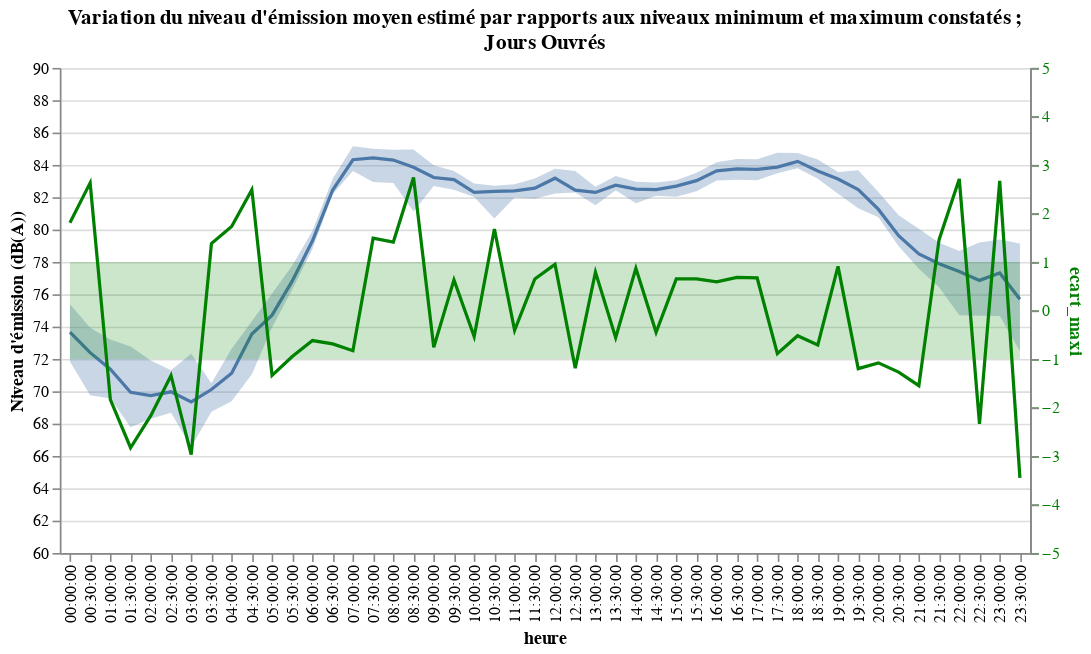

Notebook code for this chart:
### Code cell
largeur=600
((alt.Chart(
    CompEmissionsMoy.loc[CompEmissionsMoy.type_jour == 'ouvre'], width=largeur).mark_area(opacity=0.3).encode(
    x=alt.X('temp', title='heure', axis=alt.Axis(labelOverlap=True)),
    y=alt.Y('lwm_min', scale=alt.Scale(domain=(60,90)), axis=alt.Axis(tickCount=12), title="Niveau d'émission (dB(A))"),  # 
    y2='lwm_max') + alt.Chart(
CompEmissionsMoy.loc[CompEmissionsMoy.type_jour == 'ouvre']).mark_line().encode(
    x='temp',
    y=alt.Y('lwm_moy', scale=alt.Scale(domain=(60,90)), axis=alt.Axis(tickCount=0, labels=False), title=None))).resolve_scale(y='shared') + 
alt.Chart(
CompEmissionsMoy.loc[CompEmissionsMoy.type_jour == 'ouvre']).mark_line(color='green').encode(
    x='temp',
    y=alt.Y('ecart_maxi', scale=alt.Scale(domain=(-5,5)), axis=alt.Axis(labelColor='green', titleColor='green', tickColor='green'))) + 
 alt.Chart(CompEmissionsMoy.loc[CompEmissionsMoy.type_jour == 'ouvre'].assign(y1=1, y2=-1)).mark_area(opacity=0.2, color='green').encode(
 x='temp',
 y=alt.Y('y1:Q', scale=alt.Scale(domain=(-5,5)), axis=alt.Axis(labels=False, title=None)),
 y2='y2:Q')).resolve_scale(
    y='independent').properties(title=["Variation du niveau d'émission moyen estimé par rapports aux niveaux minimum et maximum constatés ;", 'Jours Ouvrés'])

### Figure 1 — Vega-Lite specification as saved in the notebook (floating-point values rounded to 4 significant figures)
{"config": {"view": {"continuousWidth": 400, "continuousHeight": 300}}, "layer": [{"data": {"name": "data-75e76c01ce8b5de87b32bd58e0f171b7"}, "mark": {"type": "area", "opacity": 0.3}, "encoding": {"x": {"axis": {"labelOverlap": true}, "field": "temp", "title": "heure", "type": "nominal"}, "y": {"axis": {"tickCount": 12}, "field": "lwm_min", "scale": {"domain": [60, 90]}, "title": "Niveau d'émission (dB(A))", "type": "quantitative"}, "y2": {"field": "lwm_max"}}, "width": 600}, {"data": {"name": "data-75e76c01ce8b5de87b32bd58e0f171b7"}, "mark": "line", "encoding": {"x": {"field": "temp", "type": "nominal"}, "y": {"axis": {"labels": false, "tickCount": 0}, "field": "lwm_moy", "scale": {"domain": [60, 90]}, "title": null, "type": "quantitative"}}}, {"data": {"name": "data-75e76c01ce8b5de87b32bd58e0f171b7"}, "mark": {"type": "line", "color": "green"}, "encoding": {"x": {"field": "temp", "type": "nominal"}, "y": {"axis": {"labelColor": "green", "tickColor": "green", "titleColor": "green"}, "field": "ecart_maxi", "scale": {"domain": [-5, 5]}, "type": "quantitative"}}}, {"data": {"name": "data-4c7245e7f30a3c4326a06b8d6eed00a1"}, "mark": {"type": "area", "color": "green", "opacity": 0.2}, "encoding": {"x": {"field": "temp", "type": "nominal"}, "y": {"axis": {"labels": false, "title": null}, "field": "y1", "scale": {"domain": [-5, 5]}, "type": "quantitative"}, "y2": {"field": "y2"}}}], "resolve": {"scale": {"y": "independent"}}, "title": ["Variation du niveau d'émission moyen estimé par rapports aux niveaux minimum et maximum constatés ;", "Jours Ouvrés"], "$schema": "https://vega.github.io/schema/vega-lite/v4.17.0.json", "datasets": {"data-75e76c01ce8b5de87b32bd58e0f171b7": [{"temp": "00:00:00", "type_jour": "ouvre", "nb_veh_pl_moy": 3.0, "nb_veh_vl_moy": 110.0, "vitesse_pl_moy": 56.48, "vitesse_vl_moy": 61.64, "lwm_moy": 73.66, "lwm_min": 71.85, "lwm_max": 75.38, "ecart_maxi": 1.81}, {"temp": "00:30:00", "type_jour": "ouvre", "nb_veh_pl_moy": 2.0, "nb_veh_vl_moy": 81.0, "vitesse_pl_moy": 54.88, "vitesse_vl_moy": 62.98, "lwm_moy": 72.39, "lwm_min": 69.76, "lwm_max": 73.93, "ecart_maxi": 2.63}, {"temp": "01:00:00", "type_jour": "ouvre", "nb_veh_pl_moy": 2.5, "nb_veh_vl_moy": 61.0, "vitesse_pl_moy": 52.26, "vitesse_vl_moy": 62.14, "lwm_moy": 71.37, "lwm_min": 69.56, "lwm_max": 73.21, "ecart_maxi": -1.84}, {"temp": "01:30:00", "type_jour": "ouvre", "nb_veh_pl_moy": 2.0, "nb_veh_vl_moy": 43.0, "vitesse_pl_moy": 49.72, "vitesse_vl_moy": 62.61, "lwm_moy": 69.94, "lwm_min": 67.78, "lwm_max": 72.77, "ecart_maxi": -2.83}, {"temp": "02:00:00", "type_jour": "ouvre", "nb_veh_pl_moy": 1.0, "nb_veh_vl_moy": 41.0, "vitesse_pl_moy": 55.71, "vitesse_vl_moy": 65.66, "lwm_moy": 69.73, "lwm_min": 68.31, "lwm_max": 71.9, "ecart_maxi": -2.17}, {"temp": "02:30:00", "type_jour": "ouvre", "nb_veh_pl_moy": 3.0, "nb_veh_vl_moy": 34.0, "vitesse_pl_moy": 55.19, "vitesse_vl_moy": 63.59, "lwm_moy": 69.97, "lwm_min": 68.68, "lwm_max": 71.31, "ecart_maxi": -1.34}, {"temp": "03:00:00", "type_jour": "ouvre", "nb_veh_pl_moy": 3.0, "nb_veh_vl_moy": 32.0, "vitesse_pl_moy": 49.13, "vitesse_vl_moy": 61.6, "lwm_moy": 69.35, "lwm_min": 66.55, "lwm_max": 72.32, "ecart_maxi": -2.97}, {"temp": "03:30:00", "type_jour": "ouvre", "nb_veh_pl_moy": 3.5, "nb_veh_vl_moy": 40.0, "vitesse_pl_moy": 43.52, "vitesse_vl_moy": 62.94, "lwm_moy": 70.11, "lwm_min": 68.73, "lwm_max": 70.5, "ecart_maxi": 1.38}, {"temp": "04:00:00", "type_jour": "ouvre", "nb_veh_pl_moy": 3.0, "nb_veh_vl_moy": 53.0, "vitesse_pl_moy": 52.95, "vitesse_vl_moy": 62.37, "lwm_moy": 71.12, "lwm_min": 69.39, "lwm_max": 72.63, "ecart_maxi": 1.73}, {"temp": "04:30:00", "type_jour": "ouvre", "nb_veh_pl_moy": 6.5, "nb_veh_vl_moy": 84.0, "vitesse_pl_moy": 51.94, "vitesse_vl_moy": 63.28, "lwm_moy": 73.54, "lwm_min": 71.05, "lwm_max": 74.33, "ecart_maxi": 2.49}, {"temp": "05:00:00", "type_jour": "ouvre", "nb_veh_pl_moy": 9.0, "nb_veh_vl_moy": 109.0, "vitesse_pl_moy": 53.27, "vitesse_vl_moy": 62.03, "lwm_moy": 74.71, "lwm_min": 73.94, "lwm_max": 76.05, "ecart_maxi": -1.34}, {"temp": "05:30:00", "type_jour": "ouvre", "nb_veh_pl_moy": 12.5, "nb_veh_vl_moy": 193.0, "vitesse_pl_moy": 54.02, "vitesse_vl_moy": 61.29, "lwm_moy": 76.83, "lwm_min": 76.3, "lwm_max": 77.78, "ecart_maxi": -0.95}, {"temp": "06:00:00", "type_jour": "ouvre", "nb_veh_pl_moy": 27.5, "nb_veh_vl_moy": 323.0, "vitesse_pl_moy": 54.39, "vitesse_vl_moy": 59.44, "lwm_moy": 79.31, "lwm_min": 78.8, "lwm_max": 79.93, "ecart_maxi": -0.62}, {"temp": "06:30:00", "type_jour": "ouvre", "nb_veh_pl_moy": 59.5, "nb_veh_vl_moy": 640.0, "vitesse_pl_moy": 55.94, "vitesse_vl_moy": 58.71, "lwm_moy": 82.45, "lwm_min": 82.19, "lwm_max": 83.14, "ecart_maxi": -0.69}, {"temp": "07:00:00", "type_jour": "ouvre", "nb_veh_pl_moy": 114.0, "nb_veh_vl_moy": 924.0, "vitesse_pl_moy": 54.81, "vitesse_vl_moy": 55.97, "lwm_moy": 84.32, "lwm_min": 83.63, "lwm_max": 85.15, "ecart_maxi": -0.83}, {"temp": "07:30:00", "type_jour": "ouvre", "nb_veh_pl_moy": 129.0, "nb_veh_vl_moy": 1015.0, "vitesse_pl_moy": 51.45, "vitesse_vl_moy": 54.07, "lwm_moy": 84.43, "lwm_min": 82.94, "lwm_max": 85.0, "ecart_maxi": 1.49}, {"temp": "08:00:00", "type_jour": "ouvre", "nb_veh_pl_moy": 124.0, "nb_veh_vl_moy": 1028.0, "vitesse_pl_moy": 51.25, "vitesse_vl_moy": 53.22, "lwm_moy": 84.3, "lwm_min": 82.89, "lwm_max": 84.94, "ecart_maxi": 1.41}, {"temp": "08:30:00", "type_jour": "ouvre", "nb_veh_pl_moy": 128.0, "nb_veh_vl_moy": 983.0, "vitesse_pl_moy": 48.34, "vitesse_vl_moy": 50.5, "lwm_moy": 83.86, "lwm_min": 81.12, "lwm_max": 84.96, "ecart_maxi": 2.74}, {"temp": "09:00:00", "type_jour": "ouvre", "nb_veh_pl_moy": 92.0, "nb_veh_vl_moy": 833.0, "vitesse_pl_moy": 52.18, "vitesse_vl_moy": 52.71, "lwm_moy": 83.22, "lwm_min": 82.7, "lwm_max": 83.98, "ecart_maxi": -0.76}, {"temp": "09:30:00", "type_jour": "ouvre", "nb_veh_pl_moy": 86.0, "nb_veh_vl_moy": 758.0, "vitesse_pl_moy": 53.56, "vitesse_vl_moy": 54.43, "lwm_moy": 83.09, "lwm_min": 82.46, "lwm_max": 83.62, "ecart_maxi": 0.63}, {"temp": "10:00:00", "type_jour": "ouvre", "nb_veh_pl_moy": 66.0, "nb_veh_vl_moy": 703.0, "vitesse_pl_moy": 52.37, "vitesse_vl_moy": 54.27, "lwm_moy": 82.31, "lwm_min": 82.02, "lwm_max": 82.85, "ecart_maxi": -0.54}, {"temp": "10:30:00", "type_jour": "ouvre", "nb_veh_pl_moy": 68.0, "nb_veh_vl_moy": 683.5, "vitesse_pl_moy": 53.27, "vitesse_vl_moy": 54.42, "lwm_moy": 82.36, "lwm_min": 80.68, "lwm_max": 82.72, "ecart_maxi": 1.68}, {"temp": "11:00:00", "type_jour": "ouvre", "nb_veh_pl_moy": 64.0, "nb_veh_vl_moy": 716.0, "vitesse_pl_moy": 53.37, "vitesse_vl_moy": 54.7, "lwm_moy": 82.39, "lwm_min": 81.98, "lwm_max": 82.8, "ecart_maxi": -0.41}, {"temp": "11:30:00", "type_jour": "ouvre", "nb_veh_pl_moy": 64.5, "nb_veh_vl_moy": 752.5, "vitesse_pl_moy": 53.78, "vitesse_vl_moy": 54.74, "lwm_moy": 82.56, "lwm_min": 81.91, "lwm_max": 83.16, "ecart_maxi": 0.65}, {"temp": "12:00:00", "type_jour": "ouvre", "nb_veh_pl_moy": 71.0, "nb_veh_vl_moy": 870.0, "vitesse_pl_moy": 54.31, "vitesse_vl_moy": 55.22, "lwm_moy": 83.18, "lwm_min": 82.23, "lwm_max": 83.76, "ecart_maxi": 0.95}, {"temp": "12:30:00", "type_jour": "ouvre", "nb_veh_pl_moy": 53.0, "nb_veh_vl_moy": 739.0, "vitesse_pl_moy": 55.79, "vitesse_vl_moy": 56.44, "lwm_moy": 82.44, "lwm_min": 82.29, "lwm_max": 83.63, "ecart_maxi": -1.19}, {"temp": "13:00:00", "type_jour": "ouvre", "nb_veh_pl_moy": 52.0, "nb_veh_vl_moy": 732.0, "vitesse_pl_moy": 54.21, "vitesse_vl_moy": 56.29, "lwm_moy": 82.3, "lwm_min": 81.51, "lwm_max": 82.65, "ecart_maxi": 0.79}, {"temp": "13:30:00", "type_jour": "ouvre", "nb_veh_pl_moy": 62.0, "nb_veh_vl_moy": 824.0, "vitesse_pl_moy": 53.93, "vitesse_vl_moy": 54.74, "lwm_moy": 82.75, "lwm_min": 82.44, "lwm_max": 83.31, "ecart_maxi": -0.56}, {"temp": "14:00:00", "type_jour": "ouvre", "nb_veh_pl_moy": 61.0, "nb_veh_vl_moy": 767.0, "vitesse_pl_moy": 53.34, "vitesse_vl_moy": 54.8, "lwm_moy": 82.5, "lwm_min": 81.63, "lwm_max": 82.96, "ecart_maxi": 0.87}, {"temp": "14:30:00", "type_jour": "ouvre", "nb_veh_pl_moy": 61.0, "nb_veh_vl_moy": 770.0, "vitesse_pl_moy": 52.61, "vitesse_vl_moy": 54.72, "lwm_moy": 82.47, "lwm_min": 82.1, "lwm_max": 82.92, "ecart_maxi": -0.45}, {"temp": "15:00:00", "type_jour": "ouvre", "nb_veh_pl_moy": 64.0, "nb_veh_vl_moy": 817.0, "vitesse_pl_moy": 53.24, "vitesse_vl_moy": 54.19, "lwm_moy": 82.69, "lwm_min": 82.04, "lwm_max": 83.06, "ecart_maxi": 0.65}, {"temp": "15:30:00", "type_jour": "ouvre", "nb_veh_pl_moy": 73.0, "nb_veh_vl_moy": 890.0, "vitesse_pl_moy": 52.23, "vitesse_vl_moy": 53.55, "lwm_moy": 83.03, "lwm_min": 82.38, "lwm_max": 83.52, "ecart_maxi": 0.65}, {"temp": "16:00:00", "type_jour": "ouvre", "nb_veh_pl_moy": 89.0, "nb_veh_vl_moy": 1000.0, "vitesse_pl_moy": 52.29, "vitesse_vl_moy": 52.97, "lwm_moy": 83.63, "lwm_min": 83.04, "lwm_max": 84.16, "ecart_maxi": 0.59}, {"temp": "16:30:00", "type_jour": "ouvre", "nb_veh_pl_moy": 104.0, "nb_veh_vl_moy": 1029.0, "vitesse_pl_moy": 50.33, "vitesse_vl_moy": 51.56, "lwm_moy": 83.76, "lwm_min": 83.08, "lwm_max": 84.36, "ecart_maxi": 0.68}, {"temp": "17:00:00", "type_jour": "ouvre", "nb_veh_pl_moy": 118.0, "nb_veh_vl_moy": 1058.0, "vitesse_pl_moy": 46.68, "vitesse_vl_moy": 50.02, "lwm_moy": 83.72, "lwm_min": 83.05, "lwm_max": 84.35, "ecart_maxi": 0.67}, {"temp": "17:30:00", "type_jour": "ouvre", "nb_veh_pl_moy": 114.0, "nb_veh_vl_moy": 1044.0, "vitesse_pl_moy": 48.34, "vitesse_vl_moy": 51.77, "lwm_moy": 83.87, "lwm_min": 83.49, "lwm_max": 84.76, "ecart_maxi": -0.89}, {"temp": "18:00:00", "type_jour": "ouvre", "nb_veh_pl_moy": 104.0, "nb_veh_vl_moy": 1087.0, "vitesse_pl_moy": 53.05, "vitesse_vl_moy": 53.59, "lwm_moy": 84.22, "lwm_min": 83.8, "lwm_max": 84.74, "ecart_maxi": -0.52}, {"temp": "18:30:00", "type_jour": "ouvre", "nb_veh_pl_moy": 66.0, "nb_veh_vl_moy": 1016.0, "vitesse_pl_moy": 56.45, "vitesse_vl_moy": 55.54, "lwm_moy": 83.62, "lwm_min": 83.14, "lwm_max": 84.33, "ecart_maxi": -0.71}, {"temp": "19:00:00", "type_jour": "ouvre", "nb_veh_pl_moy": 52.0, "nb_veh_vl_moy": 904.0, "vitesse_pl_moy": 57.88, "vitesse_vl_moy": 57.05, "lwm_moy": 83.13, "lwm_min": 82.22, "lwm_max": 83.57, "ecart_maxi": 0.91}, {"temp": "19:30:00", "type_jour": "ouvre", "nb_veh_pl_moy": 34.0, "nb_veh_vl_moy": 818.0, "vitesse_pl_moy": 58.36, "vitesse_vl_moy": 58.6, "lwm_moy": 82.47, "lwm_min": 81.32, "lwm_max": 83.67, "ecart_maxi": -1.2}, {"temp": "20:00:00", "type_jour": "ouvre", "nb_veh_pl_moy": 20.0, "nb_veh_vl_moy": 632.0, "vitesse_pl_moy": 60.69, "vitesse_vl_moy": 59.61, "lwm_moy": 81.25, "lwm_min": 80.77, "lwm_max": 82.33, "ecart_maxi": -1.08}, {"temp": "20:30:00", "type_jour": "ouvre", "nb_veh_pl_moy": 12.0, "nb_veh_vl_moy": 443.0, "vitesse_pl_moy": 59.92, "vitesse_vl_moy": 60.16, "lwm_moy": 79.62, "lwm_min": 78.97, "lwm_max": 80.89, "ecart_maxi": -1.27}, {"temp": "21:00:00", "type_jour": "ouvre", "nb_veh_pl_moy": 10.0, "nb_veh_vl_moy": 347.0, "vitesse_pl_moy": 55.36, "vitesse_vl_moy": 60.14, "lwm_moy": 78.5, "lwm_min": 77.58, "lwm_max": 80.05, "ecart_maxi": -1.55}, {"temp": "21:30:00", "type_jour": "ouvre", "nb_veh_pl_moy": 7.0, "nb_veh_vl_moy": 309.0, "vitesse_pl_moy": 59.59, "vitesse_vl_moy": 59.9, "lwm_moy": 77.89, "lwm_min": 76.43, "lwm_max": 79.19, "ecart_maxi": 1.46}, {"temp": "22:00:00", "type_jour": "ouvre", "nb_veh_pl_moy": 9.0, "nb_veh_vl_moy": 263.0, "vitesse_pl_moy": 55.97, "vitesse_vl_moy": 59.74, "lwm_moy": 77.41, "lwm_min": 74.7, "lwm_max": 78.67, "ecart_maxi": 2.71}, {"temp": "22:30:00", "type_jour": "ouvre", "nb_veh_pl_moy": 4.0, "nb_veh_vl_moy": 269.0, "vitesse_pl_moy": 53.13, "vitesse_vl_moy": 58.91, "lwm_moy": 76.86, "lwm_min": 74.68, "lwm_max": 79.2, "ecart_maxi": -2.34}, {"temp": "23:00:00", "type_jour": "ouvre", "nb_veh_pl_moy": 7.5, "nb_veh_vl_moy": 270.0, "vitesse_pl_moy": 56.87, "vitesse_vl_moy": 59.28, "lwm_moy": 77.32, "lwm_min": 74.65, "lwm_max": 79.39, "ecart_maxi": 2.67}, {"temp": "23:30:00", "type_jour": "ouvre", "nb_veh_pl_moy": 2.0, "nb_veh_vl_moy": 205.0, "vitesse_pl_moy": 54.7, "vitesse_vl_moy": 60.04, "lwm_moy": 75.69, "lwm_min": 72.5, "lwm_max": 79.14, "ecart_maxi": -3.45}], "data-4c7245e7f30a3c4326a06b8d6eed00a1": [{"temp": "00:00:00", "type_jour": "ouvre", "nb_veh_pl_moy": 3.0, "nb_veh_vl_moy": 110.0, "vitesse_pl_moy": 56.48, "vitesse_vl_moy": 61.64, "lwm_moy": 73.66, "lwm_min": 71.85, "lwm_max": 75.38, "ecart_maxi": 1.81, "y1": 1, "y2": -1}, {"temp": "00:30:00", "type_jour": "ouvre", "nb_veh_pl_moy": 2.0, "nb_veh_vl_moy": 81.0, "vitesse_pl_moy": 54.88, "vitesse_vl_moy": 62.98, "lwm_moy": 72.39, "lwm_min": 69.76, "lwm_max": 73.93, "ecart_maxi": 2.63, "y1": 1, "y2": -1}, {"temp": "01:00:00", "type_jour": "ouvre", "nb_veh_pl_moy": 2.5, "nb_veh_vl_moy": 61.0, "vitesse_pl_moy": 52.26, "vitesse_vl_moy": 62.14, "lwm_moy": 71.37, "lwm_min": 69.56, "lwm_max": 73.21, "ecart_maxi": -1.84, "y1": 1, "y2": -1}, {"temp": "01:30:00", "type_jour": "ouvre", "nb_veh_pl_moy": 2.0, "nb_veh_vl_moy": 43.0, "vitesse_pl_moy": 49.72, "vitesse_vl_moy": 62.61, "lwm_moy": 69.94, "lwm_min": 67.78, "lwm_max": 72.77, "ecart_maxi": -2.83, "y1": 1, "y2": -1}, {"temp": "02:00:00", "type_jour": "ouvre", "nb_veh_pl_moy": 1.0, "nb_veh_vl_moy": 41.0, "vitesse_pl_moy": 55.71, "vitesse_vl_moy": 65.66, "lwm_moy": 69.73, "lwm_min": 68.31, "lwm_max": 71.9, "ecart_maxi": -2.17, "y1": 1, "y2": -1}, {"temp": "02:30:00", "type_jour": "ouvre", "nb_veh_pl_moy": 3.0, "nb_veh_vl_moy": 34.0, "vitesse_pl_moy": 55.19, "vitesse_vl_moy": 63.59, "lwm_moy": 69.97, "lwm_min": 68.68, "lwm_max": 71.31, "ecart_maxi": -1.34, "y1": 1, "y2": -1}, {"temp": "03:00:00", "type_jour": "ouvre", "nb_veh_pl_moy": 3.0, "nb_veh_vl_moy": 32.0, "vitesse_pl_moy": 49.13, "vitesse_vl_moy": 61.6, "lwm_moy": 69.35, "lwm_min": 66.55, "lwm_max": 72.32, "ecart_maxi": -2.97, "y1": 1, "y2": -1}, {"temp": "03:30:00", "type_jour": "ouvre", "nb_veh_pl_moy": 3.5, "nb_veh_vl_moy": 40.0, "vitesse_pl_moy": 43.52, "vitesse_vl_moy": 62.94, "lwm_moy": 70.11, "lwm_min": 68.73, "lwm_max": 70.5, "ecart_maxi": 1.38, "y1": 1, "y2": -1}, {"temp": "04:00:00", "type_jour": "ouvre", "nb_veh_pl_moy": 3.0, "nb_veh_vl_moy": 53.0, "vitesse_pl_moy": 52.95, "vitesse_vl_moy": 62.37, "lwm_moy": 71.12, "lwm_min": 69.39, "lwm_max": 72.63, "ecart_maxi": 1.73, "y1": 1, "y2": -1}, {"temp": "04:30:00", "type_jour": "ouvre", "nb_veh_pl_moy": 6.5, "nb_veh_vl_moy": 84.0, "vitesse_pl_moy": 51.94, "vitesse_vl_moy": 63.28, "lwm_moy": 73.54, "lwm_min": 71.05, "lwm_max": 74.33, "ecart_maxi": 2.49, "y1": 1, "y2": -1}, {"temp": "05:00:00", "type_jour": "ouvre", "nb_veh_pl_moy": 9.0, "nb_veh_vl_moy": 109.0, "vitesse_pl_moy": 53.27, "vitesse_vl_moy": 62.03, "lwm_moy": 74.71, "lwm_min": 73.94, "lwm_max": 76.05, "ecart_maxi": -1.34, "y1": 1, "y2": -1}, {"temp": "05:30:00", "type_jour": "ouvre", "nb_veh_pl_moy": 12.5, "nb_veh_vl_moy": 193.0, "vitesse_pl_moy": 54.02, "vitesse_vl_moy": 61.29, "lwm_moy": 76.83, "lwm_min": 76.3, "lwm_max": 77.78, "ecart_maxi": -0.95, "y1": 1, "y2": -1}, {"temp": "06:00:00", "type_jour": "ouvre", "nb_veh_pl_moy": 27.5, "nb_veh_vl_moy": 323.0, "vitesse_pl_moy": 54.39, "vitesse_vl_moy": 59.44, "lwm_moy": 79.31, "lwm_min": 78.8, "lwm_max": 79.93, "ecart_maxi": -0.62, "y1": 1, "y2": -1}, {"temp": "06:30:00", "type_jour": "ouvre", "nb_veh_pl_moy": 59.5, "nb_veh_vl_moy": 640.0, "vitesse_pl_moy": 55.94, "vitesse_vl_moy": 58.71, "lwm_moy": 82.45, "lwm_min": 82.19, "lwm_max": 83.14, "ecart_maxi": -0.69, "y1": 1, "y2": -1}, {"temp": "07:00:00", "type_jour": "ouvre", "nb_veh_pl_moy": 114.0, "nb_veh_vl_moy": 924.0, "vitesse_pl_moy": 54.81, "vitesse_vl_moy": 55.97, "lwm_moy": 84.32, "lwm_min": 83.63, "lwm_max": 85.15, "ecart_maxi": -0.83, "y1": 1, "y2": -1}, {"temp": "07:30:00", "type_jour": "ouvre", "nb_veh_pl_moy": 129.0, "nb_veh_vl_moy": 1015.0, "vitesse_pl_moy": 51.45, "vitesse_vl_moy": 54.07, "lwm_moy": 84.43, "lwm_min": 82.94, "lwm_max": 85.0, "ecart_maxi": 1.49, "y1": 1, "y2": -1}, {"temp": "08:00:00", "type_jour": "ouvre", "nb_veh_pl_moy": 124.0, "nb_veh_vl_moy": 1028.0, "vitesse_pl_moy": 51.25, "vitesse_vl_moy": 53.22, "lwm_moy": 84.3, "lwm_min": 82.89, "lwm_max": 84.94, "ecart_maxi": 1.41, "y1": 1, "y2": -1}, {"temp": "08:30:00", "type_jour": "ouvre", "nb_veh_pl_moy": 128.0, "nb_veh_vl_moy": 983.0, "vitesse_pl_moy": 48.34, "vitesse_vl_moy": 50.5, "lwm_moy": 83.86, "lwm_min": 81.12, "lwm_max": 84.96, "ecart_maxi": 2.74, "y1": 1, "y2": -1}, {"temp": "09:00:00", "type_jour": "ouvre", "nb_veh_pl_moy": 92.0, "nb_veh_vl_moy": 833.0, "vitesse_pl_moy": 52.18, "vitesse_vl_moy": 52.71, "lwm_moy": 83.22, "lwm_min": 82.7, "lwm_max": 83.98, "ecart_maxi": -0.76, "y1": 1, "y2": -1}, {"temp": "09:30:00", "type_jour": "ouvre", "nb_veh_pl_moy": 86.0, "nb_veh_vl_moy": 758.0, "vitesse_pl_moy": 53.56, "vitesse_vl_moy": 54.43, "lwm_moy": 83.09, "lwm_min": 82.46, "lwm_max": 83.62, "ecart_maxi": 0.63, "y1": 1, "y2": -1}, {"temp": "10:00:00", "type_jour": "ouvre", "nb_veh_pl_moy": 66.0, "nb_veh_vl_moy": 703.0, "vitesse_pl_moy": 52.37, "vitesse_vl_moy": 54.27, "lwm_moy": 82.31, "lwm_min": 82.02, "lwm_max": 82.85, "ecart_maxi": -0.54, "y1": 1, "y2": -1}, {"temp": "10:30:00", "type_jour": "ouvre", "nb_veh_pl_moy": 68.0, "nb_veh_vl_moy": 683.5, "vitesse_pl_moy": 53.27, "vitesse_vl_moy": 54.42, "lwm_moy": 82.36, "lwm_min": 80.68, "lwm_max": 82.72, "ecart_maxi": 1.68, "y1": 1, "y2": -1}, {"temp": "11:00:00", "type_jour": "ouvre", "nb_veh_pl_moy": 64.0, "nb_veh_vl_moy": 716.0, "vitesse_pl_moy": 53.37, "vitesse_vl_moy": 54.7, "lwm_moy": 82.39, "lwm_min": 81.98, "lwm_max": 82.8, "ecart_maxi": -0.41, "y1": 1, "y2": -1}, {"temp": "11:30:00", "type_jour": "ouvre", "nb_veh_pl_moy": 64.5, "nb_veh_vl_moy": 752.5, "vitesse_pl_moy": 53.78, "vitesse_vl_moy": 54.74, "lwm_moy": 82.56, "lwm_min": 81.91, "lwm_max": 83.16, "ecart_maxi": 0.65, "y1": 1, "y2": -1}, {"temp": "12:00:00", "type_jour": "ouvre", "nb_veh_pl_moy": 71.0, "nb_veh_vl_moy": 870.0, "vitesse_pl_moy": 54.31, "vitesse_vl_moy": 55.22, "lwm_moy": 83.18, "lwm_min": 82.23, "lwm_max": 83.76, "ecart_maxi": 0.95, "y1": 1, "y2": -1}, {"temp": "12:30:00", "type_jour": "ouvre", "nb_veh_pl_moy": 53.0, "nb_veh_vl_moy": 739.0, "vitesse_pl_moy": 55.79, "vitesse_vl_moy": 56.44, "lwm_moy": 82.44, "lwm_min": 82.29, "lwm_max": 83.63, "ecart_maxi": -1.19, "y1": 1, "y2": -1}, {"temp": "13:00:00", "type_jour": "ouvre", "nb_veh_pl_moy": 52.0, "nb_veh_vl_moy": 732.0, "vitesse_pl_moy": 54.21, "vitesse_vl_moy": 56.29, "lwm_moy": 82.3, "lwm_min": 81.51, "lwm_max": 82.65, "ecart_maxi": 0.79, "y1": 1, "y2": -1}, {"temp": "13:30:00", "type_jour": "ouvre", "nb_veh_pl_moy": 62.0, "nb_veh_vl_moy": 824.0, "vitesse_pl_moy": 53.93, "vitesse_vl_moy": 54.74, "lwm_moy": 82.75, "lwm_min": 82.44, "lwm_max": 83.31, "ecart_maxi": -0.56, "y1": 1, "y2": -1}, {"temp": "14:00:00", "type_jour": "ouvre", "nb_veh_pl_moy": 61.0, "nb_veh_vl_moy": 767.0, "vitesse_pl_moy": 53.34, "vitesse_vl_moy": 54.8, "lwm_moy": 82.5, "lwm_min": 81.63, "lwm_max": 82.96, "ecart_maxi": 0.87, "y1": 1, "y2": -1}, {"temp": "14:30:00", "type_jour": "ouvre", "nb_veh_pl_moy": 61.0, "nb_veh_vl_moy": 770.0, "vitesse_pl_moy": 52.61, "vitesse_vl_moy": 54.72, "lwm_moy": 82.47, "lwm_min": 82.1, "lwm_max": 82.92, "ecart_maxi": -0.45, "y1": 1, "y2": -1}, {"temp": "15:00:00", "type_jour": "ouvre", "nb_veh_pl_moy": 64.0, "nb_veh_vl_moy": 817.0, "vitesse_pl_moy": 53.24, "vitesse_vl_moy": 54.19, "lwm_moy": 82.69, "lwm_min": 82.04, "lwm_max": 83.06, "ecart_maxi": 0.65, "y1": 1, "y2": -1}, {"temp": "15:30:00", "type_jour": "ouvre", "nb_veh_pl_moy": 73.0, "nb_veh_vl_moy": 890.0, "vitesse_pl_moy": 52.23, "vitesse_vl_moy": 53.55, "lwm_moy": 83.03, "lwm_min": 82.38, "lwm_max": 83.52, "ecart_maxi": 0.65, "y1": 1, "y2": -1}, {"temp": "16:00:00", "type_jour": "ouvre", "nb_veh_pl_moy": 89.0, "nb_veh_vl_moy": 1000.0, "vitesse_pl_moy": 52.29, "vitesse_vl_moy": 52.97, "lwm_moy": 83.63, "lwm_min": 83.04, "lwm_max": 84.16, "ecart_maxi": 0.59, "y1": 1, "y2": -1}, {"temp": "16:30:00", "type_jour": "ouvre", "nb_veh_pl_moy": 104.0, "nb_veh_vl_moy": 1029.0, "vitesse_pl_moy": 50.33, "vitesse_vl_moy": 51.56, "lwm_moy": 83.76, "lwm_min": 83.08, "lwm_max": 84.36, "ecart_maxi": 0.68, "y1": 1, "y2": -1}, {"temp": "17:00:00", "type_jour": "ouvre", "nb_veh_pl_moy": 118.0, "nb_veh_vl_moy": 1058.0, "vitesse_pl_moy": 46.68, "vitesse_vl_moy": 50.02, "lwm_moy": 83.72, "lwm_min": 83.05, "lwm_max": 84.35, "ecart_maxi": 0.67, "y1": 1, "y2": -1}, {"temp": "17:30:00", "type_jour": "ouvre", "nb_veh_pl_moy": 114.0, "nb_veh_vl_moy": 1044.0, "vitesse_pl_moy": 48.34, "vitesse_vl_moy": 51.77, "lwm_moy": 83.87, "lwm_min": 83.49, "lwm_max": 84.76, "ecart_maxi": -0.89, "y1": 1, "y2": -1}, {"temp": "18:00:00", "type_jour": "ouvre", "nb_veh_pl_moy": 104.0, "nb_veh_vl_moy": 1087.0, "vitesse_pl_moy": 53.05, "vitesse_vl_moy": 53.59, "lwm_moy": 84.22, "lwm_min": 83.8, "lwm_max": 84.74, "ecart_maxi": -0.52, "y1": 1, "y2": -1}, {"temp": "18:30:00", "type_jour": "ouvre", "nb_veh_pl_moy": 66.0, "nb_veh_vl_moy": 1016.0, "vitesse_pl_moy": 56.45, "vitesse_vl_moy": 55.54, "lwm_moy": 83.62, "lwm_min": 83.14, "lwm_max": 84.33, "ecart_maxi": -0.71, "y1": 1, "y2": -1}, {"temp": "19:00:00", "type_jour": "ouvre", "nb_veh_pl_moy": 52.0, "nb_veh_vl_moy": 904.0, "vitesse_pl_moy": 57.88, "vitesse_vl_moy": 57.05, "lwm_moy": 83.13, "lwm_min": 82.22, "lwm_max": 83.57, "ecart_maxi": 0.91, "y1": 1, "y2": -1}, {"temp": "19:30:00", "type_jour": "ouvre", "nb_veh_pl_moy": 34.0, "nb_veh_vl_moy": 818.0, "vitesse_pl_moy": 58.36, "vitesse_vl_moy": 58.6, "lwm_moy": 82.47, "lwm_min": 81.32, "lwm_max": 83.67, "ecart_maxi": -1.2, "y1": 1, "y2": -1}, {"temp": "20:00:00", "type_jour": "ouvre", "nb_veh_pl_moy": 20.0, "nb_veh_vl_moy": 632.0, "vitesse_pl_moy": 60.69, "vitesse_vl_moy": 59.61, "lwm_moy": 81.25, "lwm_min": 80.77, "lwm_max": 82.33, "ecart_maxi": -1.08, "y1": 1, "y2": -1}, {"temp": "20:30:00", "type_jour": "ouvre", "nb_veh_pl_moy": 12.0, "nb_veh_vl_moy": 443.0, "vitesse_pl_moy": 59.92, "vitesse_vl_moy": 60.16, "lwm_moy": 79.62, "lwm_min": 78.97, "lwm_max": 80.89, "ecart_maxi": -1.27, "y1": 1, "y2": -1}, {"temp": "21:00:00", "type_jour": "ouvre", "nb_veh_pl_moy": 10.0, "nb_veh_vl_moy": 347.0, "vitesse_pl_moy": 55.36, "vitesse_vl_moy": 60.14, "lwm_moy": 78.5, "lwm_min": 77.58, "lwm_max": 80.05, "ecart_maxi": -1.55, "y1": 1, "y2": -1}, {"temp": "21:30:00", "type_jour": "ouvre", "nb_veh_pl_moy": 7.0, "nb_veh_vl_moy": 309.0, "vitesse_pl_moy": 59.59, "vitesse_vl_moy": 59.9, "lwm_moy": 77.89, "lwm_min": 76.43, "lwm_max": 79.19, "ecart_maxi": 1.46, "y1": 1, "y2": -1}, {"temp": "22:00:00", "type_jour": "ouvre", "nb_veh_pl_moy": 9.0, "nb_veh_vl_moy": 263.0, "vitesse_pl_moy": 55.97, "vitesse_vl_moy": 59.74, "lwm_moy": 77.41, "lwm_min": 74.7, "lwm_max": 78.67, "ecart_maxi": 2.71, "y1": 1, "y2": -1}, {"temp": "22:30:00", "type_jour": "ouvre", "nb_veh_pl_moy": 4.0, "nb_veh_vl_moy": 269.0, "vitesse_pl_moy": 53.13, "vitesse_vl_moy": 58.91, "lwm_moy": 76.86, "lwm_min": 74.68, "lwm_max": 79.2, "ecart_maxi": -2.34, "y1": 1, "y2": -1}, {"temp": "23:00:00", "type_jour": "ouvre", "nb_veh_pl_moy": 7.5, "nb_veh_vl_moy": 270.0, "vitesse_pl_moy": 56.87, "vitesse_vl_moy": 59.28, "lwm_moy": 77.32, "lwm_min": 74.65, "lwm_max": 79.39, "ecart_maxi": 2.67, "y1": 1, "y2": -1}, {"temp": "23:30:00", "type_jour": "ouvre", "nb_veh_pl_moy": 2.0, "nb_veh_vl_moy": 205.0, "vitesse_pl_moy": 54.7, "vitesse_vl_moy": 60.04, "lwm_moy": 75.69, "lwm_min": 72.5, "lwm_max": 79.14, "ecart_maxi": -3.45, "y1": 1, "y2": -1}]}}
